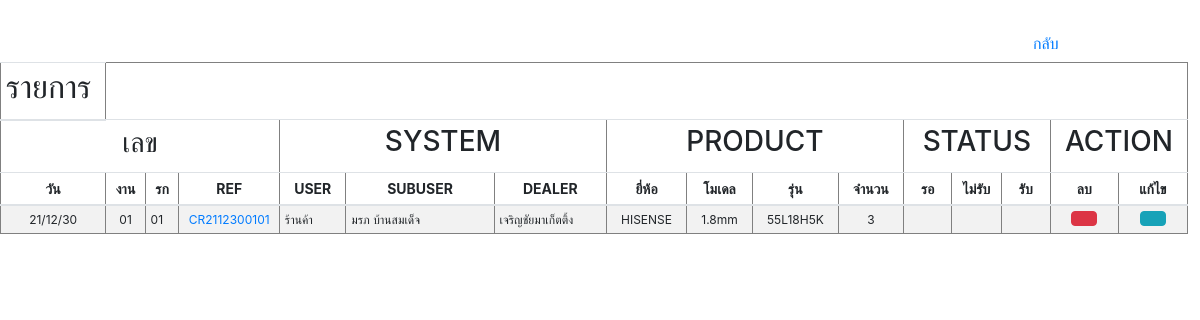
Before: /customer/customer_show.php with the older database file.
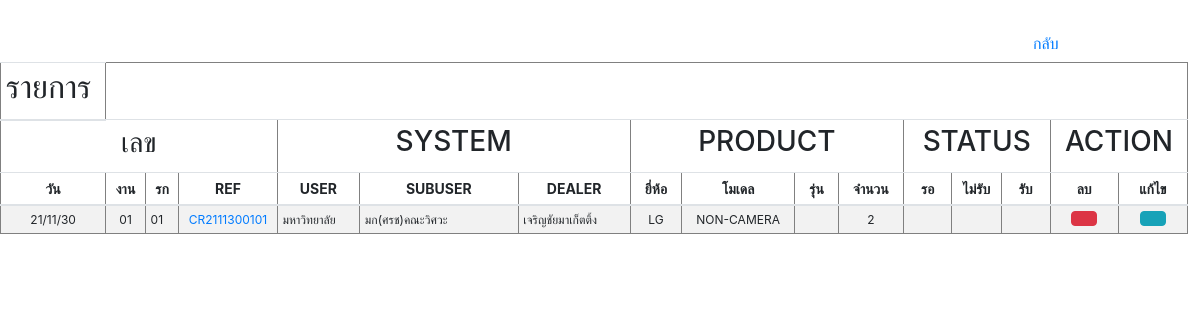
After: the same page with the newer database file.
### tables this page shows
CREATE TABLE `customer` (
  `REF_NO` varchar(255) NOT NULL,
  `CUSTOMER_ID` int(10) NOT NULL,
  `CREATE_DATE` varchar(255) NOT NULL,
  `TIME` varchar(255) NOT NULL,
  `AMOUNT` float NOT NULL,
  `PROJECT` varchar(255) NOT NULL,
  `USER` varchar(255) NOT NULL,
  `UNIT` varchar(255) DEFAULT NULL,
  `BRANDNAME` varchar(255) NOT NULL,
  `SERIES` varchar(255) NOT NULL,
  `LOGO` varchar(255) DEFAULT NULL,
  `PROVINCE` varchar(255) NOT NULL,
  `DISTRICT` varchar(255) NOT NULL,
  `SUBDISTRICT` varchar(255) NOT NULL,
  `ZIPCODE` varchar(5) NOT NULL,
  `CONTACT` varchar(255) NOT NULL,
  `DEPARTMENT` varchar(255) NOT NULL,
  `NAME` varchar(255) NOT NULL,
  `PHONE` varchar(10) NOT NULL,
  `EMAIL` varchar(255) NOT NULL,
  `DEALER` varchar(255) NOT NULL,
  `WE` varchar(255) NOT NULL DEFAULT 'Azza',
  `SUPPLIER` varchar(255) NOT NULL
);

### customer/customer_show.php (the view, shortened to what this page needs)
<?php
$conn=new Databases;
$conn = $conn->__construct();
$query = "SELECT * FROM customer";
$result = mysqli_query($conn, $query);
$idx=00;
?>
<!DOCTYPE html PUBLIC "-//W3C//DTD XHTML 1.0 Transitional//EN" "http://www.w3.org/TR/xhtml1/DTD/xhtml1-transitional.dtd">
<html xmlns="http://www.w3.org/1999/xhtml">
<head>
<link rel="stylesheet" href="https://cdn.jsdelivr.net/npm/bootstrap@4.6.0/dist/css/bootstrap.min.css">
    <link href="https://unpkg.com/gijgo@1.9.13/css/gijgo.min.css" rel="stylesheet" type="text/css" />
</head>
<body>
<br>
<a style="margin-left:85%" class="btn btn-link" href="customer.php">กลับ</a>
<table border='1' style="width:99%;" class="table table-striped table-sm">
  <thead style="font-size:14px;">
   <tr>
        <th><h2>รายการ</h2></th>
    </tr>
    <tr align="center">
        <td colspan="4"><h3>เลข</h3></td>
        <td colspan="3"><h3>SYSTEM</h3></td>
        <td colspan="4"><h3>PRODUCT</h3></td>
        <td colspan="3"><h3>STATUS</h3></td>
        <td colspan="2"><h3>ACTION</h3></td>
    </tr>
    <tr align="center">
        <th>วัน</th>
        <th>งาน</th>
        <th>รก</th>
        <th>REF</th>
        	<th>USER</th>
            <th>SUBUSER</th>
            <th>DEALER</th>
		<th>ยี่ห้อ</th>
        <th>โมเดล</th>
        <th>รุ่น</th>
        <th>จำนวน</th>
      	   <th>รอ</th>
           <th>ไม่รับ</th>
           <th>รับ</th>
     			<th>ลบ</th>
            	<th>แก้ไข</th>
     </tr>
  </thead>
  <tbody style="font-size:12px;">
      <?php
		while($row = mysqli_fetch_array($result))
		{$idx=$idx+1;
			$nrow=explode(" ",$row['LOGO']);
		?>
		<tr id=<?php echo $row["CUSTOMER_ID"];?>>
        <td width="1%" align="center"><nobr><?php echo $row['CREATE_DATE'];?></nobr></td>
    	<td width="1%" align="center"><nobr><?php echo sprintf("%02d",$row['CUSTOMER_ID']); ?></a></nobr></td>
    	<td width="1%" align="left"><nobr><?php echo sprintf("%02d",$row['CUSTOMER_ID']); ?></nobr></td>
    	<td width="1%" align="center"><nobr><a href="customer_show_user.php?ID=<?=$row['CUSTOMER_ID'];?>"><?php echo "CR".$row['REF_NO'].sprintf("%02d",$row['CUSTOMER_ID']).sprintf("%02d",$row['CUSTOMER_ID']);?></a></nobr></td>
    	<td width="2%" align="left"><nobr><?php echo $row['USER']; ?></nobr></td>
        <td width="7%" align="left"><nobr><?php echo $row['UNIT']; ?></nobr></td>
        <td width="3%" align="left"><nobr><?php echo $row['DEALER']; ?></nobr></td>
        <td width="2%" align="center"><nobr><?php echo $row['BRANDNAME']?></td>
        <td width="2%" align="center"><nobr><?php echo $nrow[0]?></td>
        <td width="2%" align="center"><nobr><?php echo $nrow[1]?></td>
        <td width="2%" align="center"><nobr><?php echo $row['AMOUNT']?></td>
        <td width="1%" style="cursor: pointer;" id="U2D"></td>
        <td width="1%" style="cursor: pointer;" id="D2W"></td>
        <td width="1%" style="cursor: pointer;" id="W2S"></td>
        <td width="1%" align="center"><button class="btn btn-danger dels" id="dels" name="dels" onclick="dels(<?php echo $row["CUSTOMER_ID"];?>)" ></button></td>
        <td width="1%" align="center" ><button class="btn btn-info edits" id="edits" name="edits" data-toggle="modal" data-target="#myModal-2" onclick="edits(<?php echo $row["CUSTOMER_ID"];?>)" ></button></td>
		</tr>
        <?php
		}
?>
   </tbody>
</table>
</body>
</body>
</html>

### customer/customer_show.php (style rules this page uses)
.dels { height: 15px; width:15px; }
.edits { height: 15px; width:15px; }

Changed rows visible on the page:
changed customer "เจริญชัยมาเก็ตติ้ง": CREATE_DATE "21/12/30" → "21/11/30"; REF_NO "211230" → "211130"; USER "ร้านค้า" → "มหาวิทยาลัย"; UNIT "มรภ บ้านสมเด็จ" → "มก(ศรช)คณะวิศวะ"; BRANDNAME "HISENSE" → "LG"; LOGO "1.8mm" → "NON-CAMERA"; AMOUNT "3" → "2"; LOGO "55L18H5K" → (not shown)
